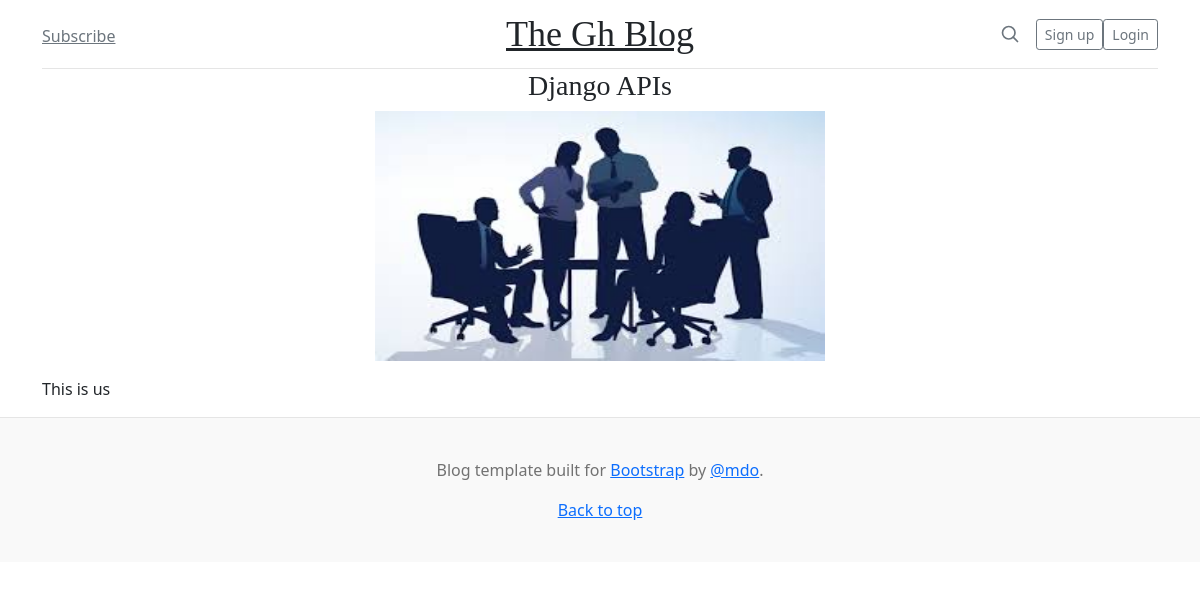
The app's page /5/ with its own data.
### blog/models.py (models this page shows, shortened)
class Blog(models.Model):
    STATUS_CHOICES = (
        ('draft', 'draft'),
        ('published', 'published')
    )
    author = models.ForeignKey(User, on_delete=models.CASCADE)
    title = models.CharField(max_length=105)
    cover_image = models.ImageField(upload_to='images/', blank=True, null=True)
    body = RichTextField()
    date_published = models.DateTimeField()
    status = models.CharField(max_length=10, choices=STATUS_CHOICES)
    category = models.ForeignKey(Category, related_name='posts', on_delete=models.CASCADE, max_length=50)
    class Meta:
        ordering = ('-date_published',)

### blog/views.py (the view)
# urls.py: path('<int:id>/', views.detail_view, name='detail_view' ),
def detail_view(request, id):
    blog = get_object_or_404(Blog, id=id)
    template_name = 'blog/detail_view.html'
    context = {'blog': blog}
    return render(request, template_name, context)

### blog/templates/blog/detail_view.html (shortened to what this page needs)
{% extends 'blog/base.html' %}
{% load static %}
    {% block content %}
        <div style="text-align: center;">
          <h3>{{blog.title}}</h3>
        <img src="{{blog.cover_image.url}}" alt="" width="450" height="250">
        </div>
        <div class="mt-3">
          {% autoescape on %}
            <p>{{ blog.body|safe }}</p>
          {% endautoescape %}
        </div>
    {% endblock %}

### blog/static/blog/styles.css (style rules this page uses)
h1, h2, h3, h4, h5, h6 { font-family: "Playfair Display", Georgia, "Times New Roman", serif; }

### records on screen
Blog: title "Django APIs", cover_image (picture), body "This is us"
